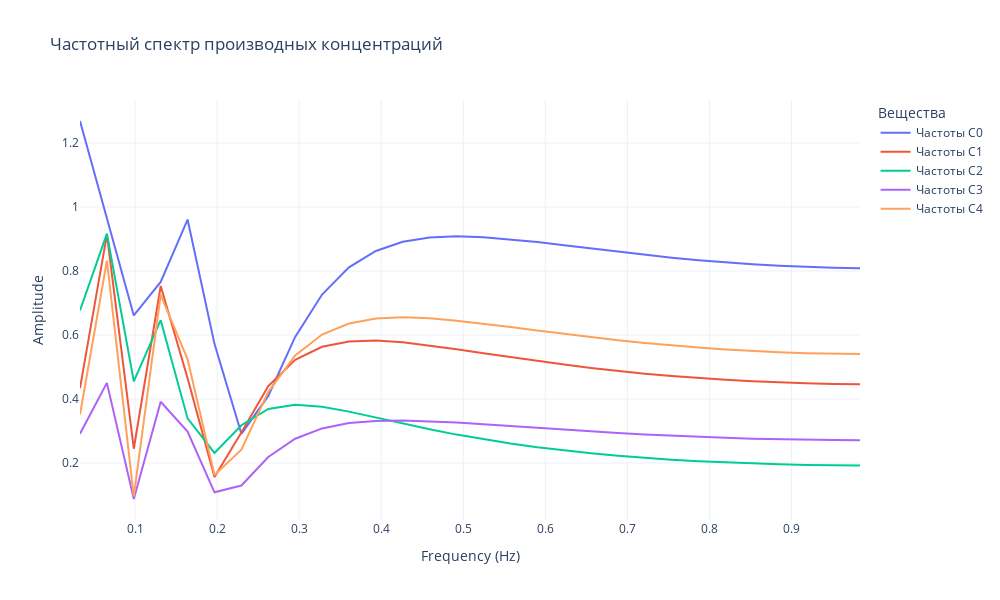

Notebook code cell kept with this figure:
### Markdown cell above
## Частотное что-то там

### Code cell
fig = go.Figure()

# Дискретизация по времени (шаг)
dt = tsteps[1] - tsteps[0]  # Предполагаем, что шаг одинаковый

# Добавляем спектры для каждого вещества
for i, coeffs in enumerate(reaction_poly_derivatives):
    y = np.polyval(coeffs[::-1], tsteps)  # Вычисляем значения полинома
    signal = dCdt_TRUE[i] - y  # Исходный сигнал (разность производных)

    # Применяем БПФ (FFT)
    fft_values = np.fft.fft(signal)
    freqs = np.fft.fftfreq(len(signal), d=dt)  # Вычисляем частоты

    # Берём только положительные частоты и нормируем амплитуды
    mask = freqs > 0
    freqs, fft_values = freqs[mask], np.abs(fft_values[mask])  

    # Добавляем в график
    fig.add_trace(go.Scatter(
        x=freqs, 
        y=fft_values, 
        mode='lines', 
        name=f'Частоты C{i}'
    ))

# Настройки графика
fig.update_layout(
    title='Частотный спектр производных концентраций',
    xaxis_title='Frequency (Hz)',
    yaxis_title='Amplitude',
    legend_title='Вещества',
    template='plotly_white',
    width=1000,
    height=600
)

fig.show()
